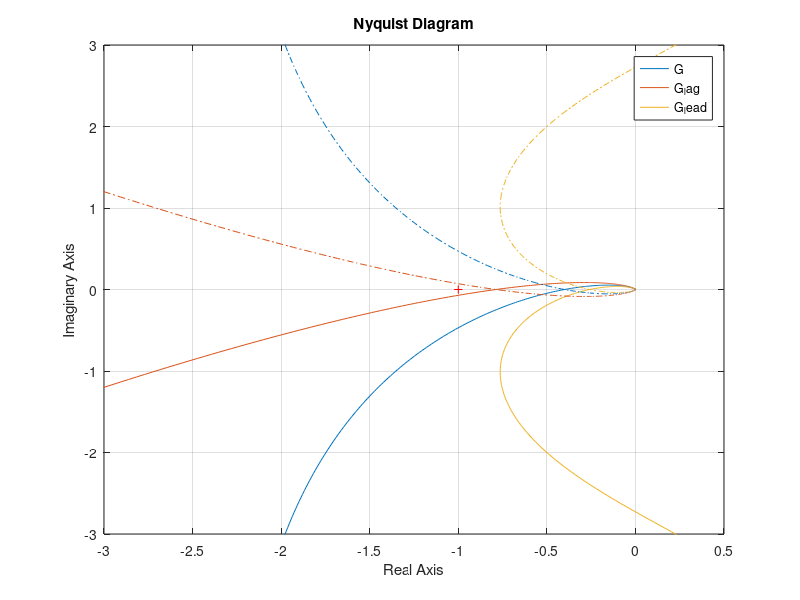
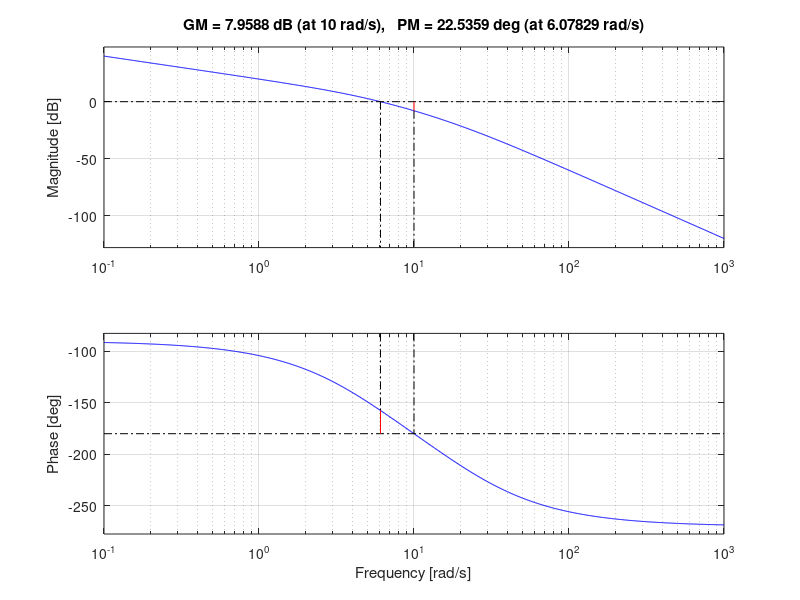
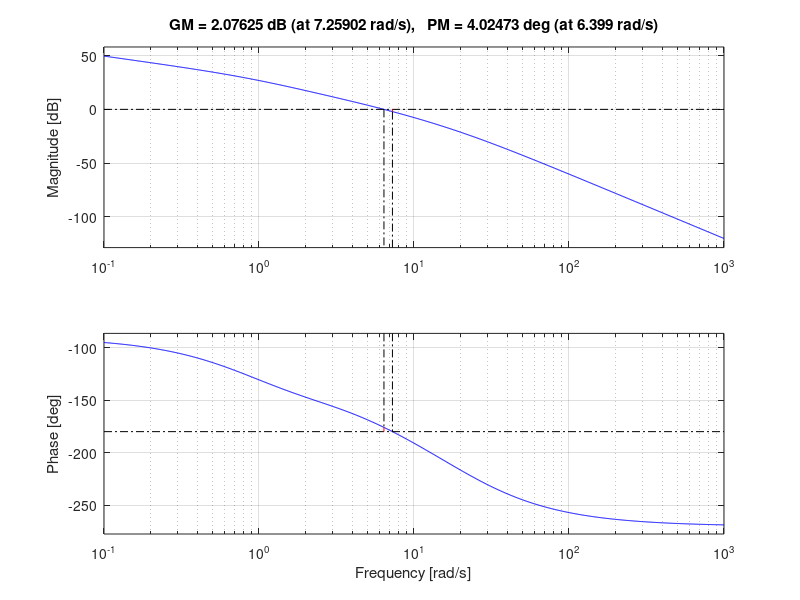
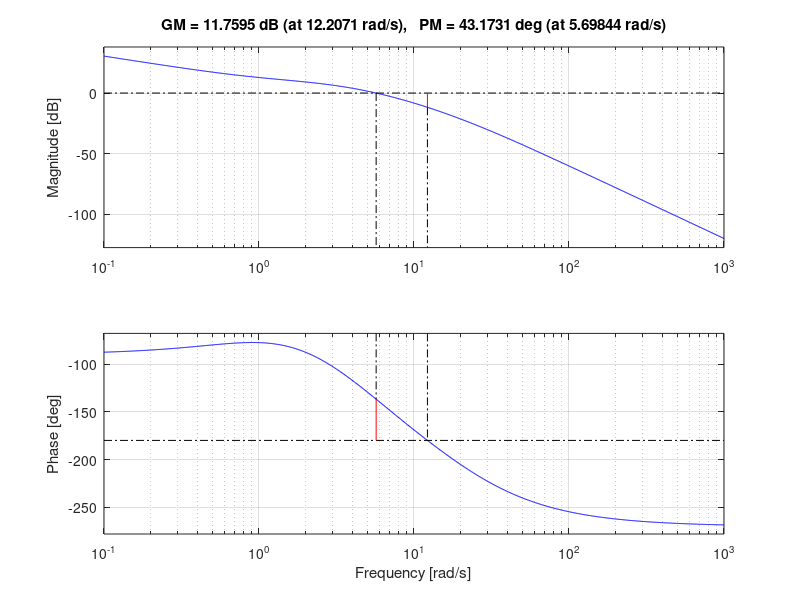

Source code (MATLAB) for these figures, in order:
G = zpk([], [0, -5, -20], 1000);
C1 = tf([1, 3], [1, 1]);
C2 = tf([1, 1], [1, 3]);
G_lag = G*C1;
G_lead = G*C2;
nyquist(G, G_lag, G_lead);
xlim([-3, 0.5]);
ylim([-3, 3]);
legend
figure;
margin(G);
figure;
margin(G_lag);
figure;
margin(G_lead);